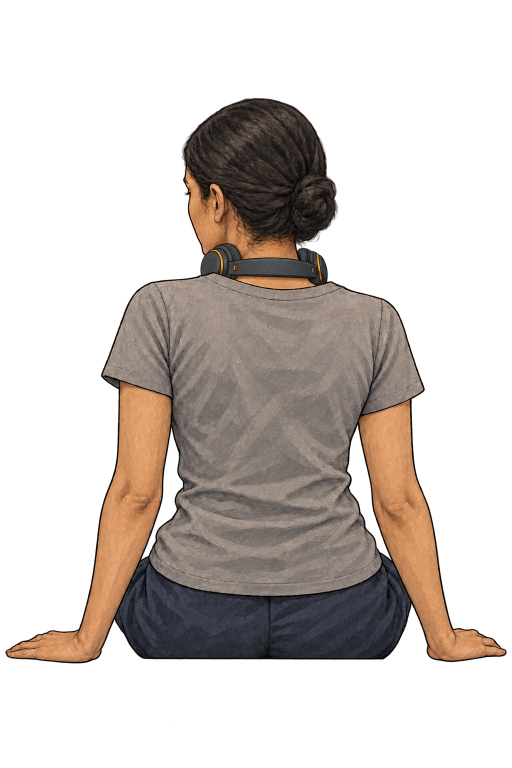
#> input picture source-art/p-f-acc-headphones-sit.png, 1024 x 1536 px (shown at 1/2 size); its folder holds 4 pictures in this run
$ python prepare_people.py
#> lines starting #> are read from the running program, lines starting #| are printed output that depends on the picture
"""The driver and the customiser's passenger, from source-art/ to people/, at web size.

    python3 tools/prepare_people.py

Takes every source-art/you-*.png and source-art/p-*.png (see 03-image-briefs/customiser-prompts.md for the names) and writes
it to people/ at 512 x 768. The canvas is kept whole, not trimmed: the option edits are compared with their base pixel by
pixel in the browser (shared/look.js), so every file of one build and pose must stay aligned.
"""
import glob, os
from PIL import Image

ROOT = os.path.dirname(os.path.dirname(os.path.abspath(__file__)))
SIZE = (512, 768)

for src in sorted(glob.glob(os.path.join(ROOT, 'source-art', 'you-*.png')) + glob.glob(os.path.join(ROOT, 'source-art', 'p-*.png'))):
    im = Image.open(src).convert('RGBA')
#> im is the input picture: PIL image 1024x1536 RGBA; mean R, G, B, A 62.5, 50.8, 43, 90.6
    if im.size != (1024, 1536):
        print('skipped (not 1024x1536):', os.path.basename(src)); continue
    out = os.path.join(ROOT, 'people', os.path.basename(src))
    im.resize(SIZE, Image.LANCZOS).save(out, optimize=True)
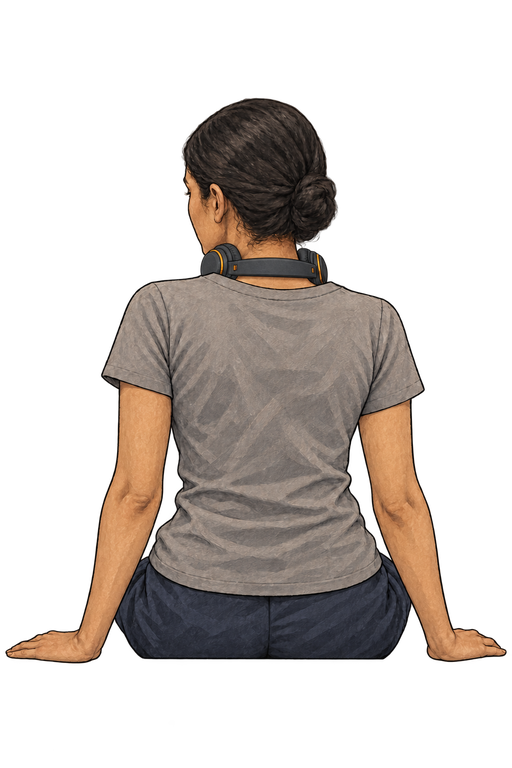
#> saved as p-f-acc-headphones-sit.png: PIL image 512x768 RGBA; mean R, G, B, A 44.8, 37.6, 32.9, 90.7; transparent parts drawn white
    print('wrote', os.path.relpath(out, ROOT), os.path.getsize(out) // 1024, 'KB')
#> pass 2 of the loop `for src in sorted(glob.glob(os.path.join(ROOT, 'source-art', 'you-*.pn..`:
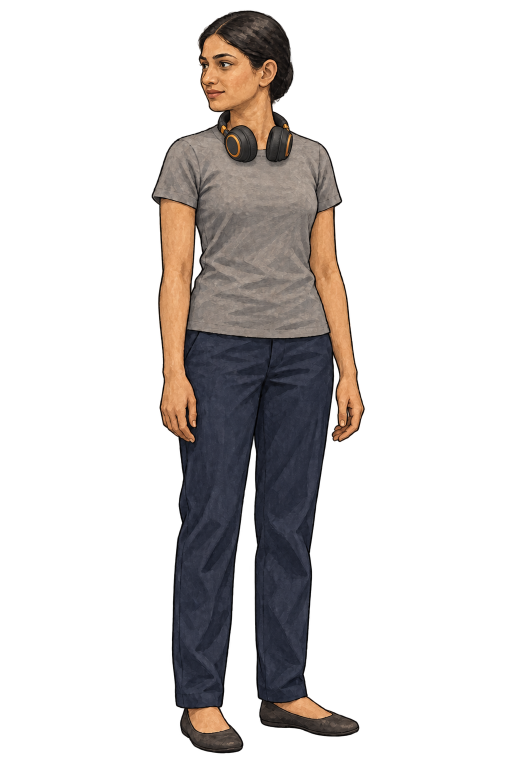
#> input picture source-art/p-f-acc-headphones-stand.png, 1024 x 1536 px (shown at 1/2 size)
#> im is the input picture: PIL image 1024x1536 RGBA; mean R, G, B, A 38.9, 32.4, 29.3, 64.5
#> `im.resize(SIZE, Image.LANCZOS).save(out, optimize=True)`:
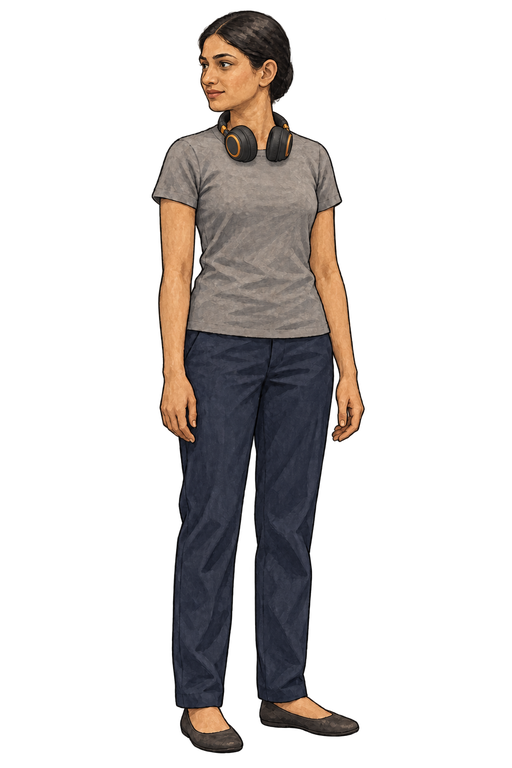
#> saved as p-f-acc-headphones-stand.png: PIL image 512x768 RGBA; mean R, G, B, A 25.1, 21.7, 20.3, 64.5; transparent parts drawn white
#> pass 3 of the loop `for src in sorted(glob.glob(os.path.join(ROOT, 'source-art', 'you-*.pn..`:
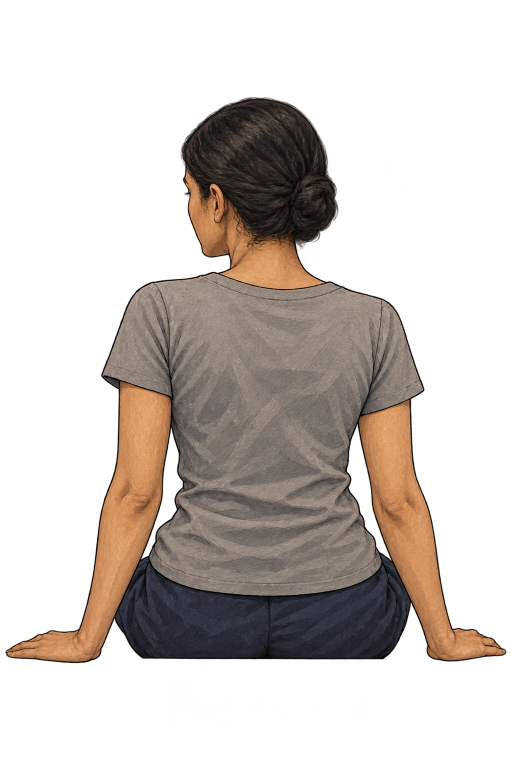
#> input picture source-art/p-f-base-sit.png, 1024 x 1536 px (shown at 1/2 size)
#> im is the input picture: PIL image 1024x1536 RGBA; mean R, G, B, A 60.9, 49.1, 40.8, 89.7
#> `im.resize(SIZE, Image.LANCZOS).save(out, optimize=True)`:
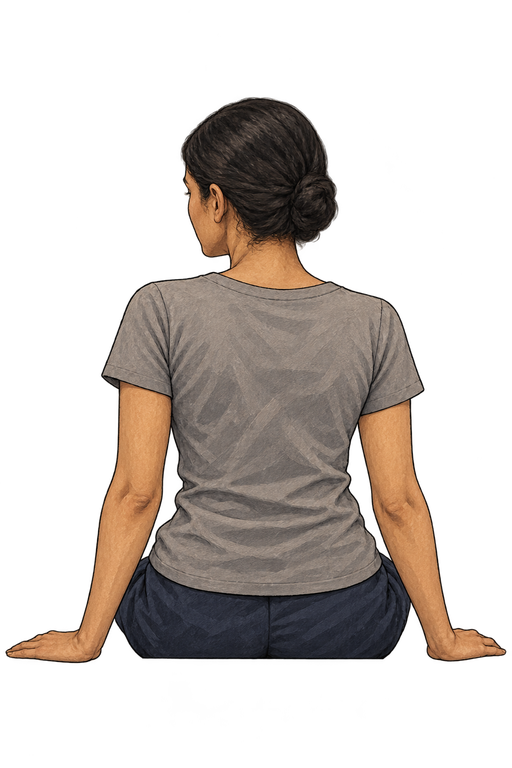
#> saved as p-f-base-sit.png: PIL image 512x768 RGBA; mean R, G, B, A 43.3, 35.9, 31, 89.8; transparent parts drawn white
#> the loop made 4 passes; the first 3 are shown
